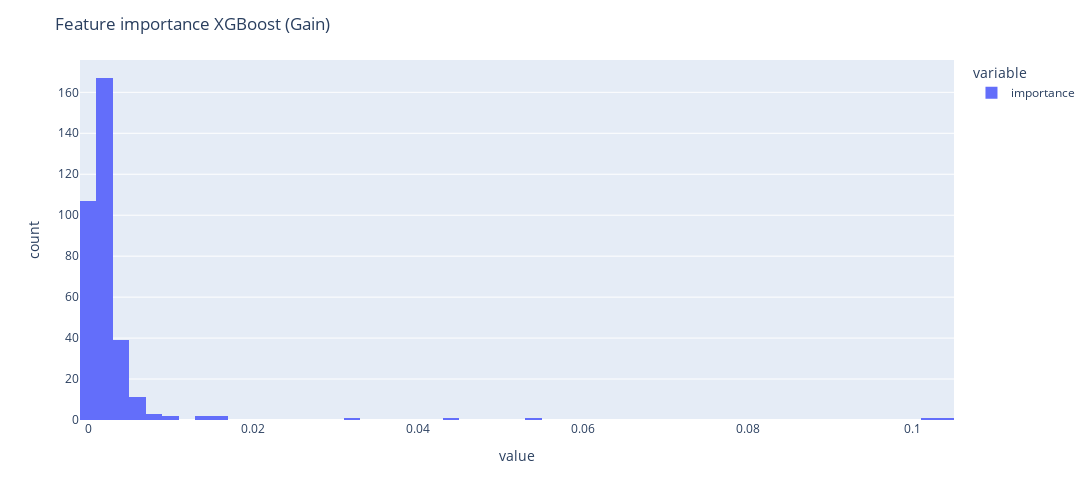

Notebook cell for this chart:
### Code cell
pd.options.plotting.backend = "plotly"
fig=df_importance["importance"].plot(kind='hist')
fig.update_layout(height=500, width=1200,title="Feature importance XGBoost (Gain)",) 
fig.show()

### Figure 1 — Plotly figure (JSON) as saved in the notebook; plotly's stock layout.template omitted (floating-point values rounded to 4 significant figures; data arrays with more than 128 entries replaced by an {"elided": "..."} marker saying what was removed)
{"data": [{"alignmentgroup": "True", "bingroup": "x", "hovertemplate": "variable=importance<br>value=%{x}<br>count=%{y}<extra></extra>", "legendgroup": "importance", "marker": {"color": "#636efa", "pattern": {"shape": ""}}, "name": "importance", "offsetgroup": "importance", "orientation": "v", "showlegend": true, "type": "histogram", "x": {"elided": "338 float values"}, "xaxis": "x", "yaxis": "y"}], "layout": {"barmode": "relative", "height": 500, "legend": {"title": {"text": "variable"}, "tracegroupgap": 0}, "margin": {"t": 60}, "title": {"text": "Feature importance XGBoost (Gain)"}, "width": 1200, "xaxis": {"anchor": "y", "domain": [0, 1], "title": {"text": "value"}}, "yaxis": {"anchor": "x", "domain": [0, 1], "title": {"text": "count"}}}}
